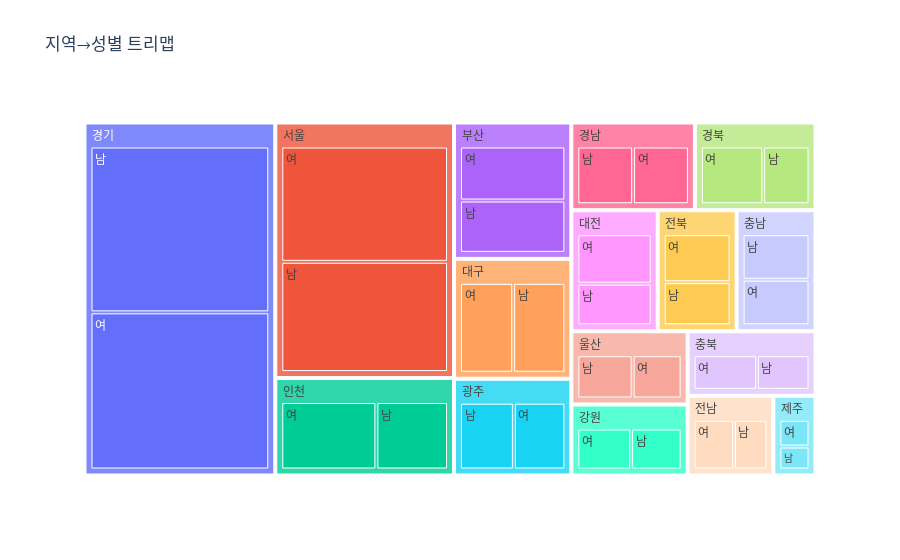

Notebook source saved alongside this figure:
### Code cell
# =========================================================
# 1️⃣ 회원 인구통계 시각화
# =========================================================
plt.figure(); df["gender"].value_counts().plot(kind="pie", autopct="%.1f%%"); plt.title("성별 비율"); plt.ylabel(""); plt.show()
plt.figure(); df["나이"].dropna().astype(int).plot(kind="hist", bins=15, density=False); plt.title("나이 분포(히스토그램)"); plt.xlabel("나이"); plt.ylabel("명"); plt.show()
plt.figure(); df["region"].value_counts().head(12).sort_values().plot(kind="barh"); plt.title("지역 상위 12"); plt.xlabel("명"); plt.show()

# Plotly 트리맵 (선택)
if HAS_PLOTLY:
    tmp = df.groupby(["region","gender"])["_id"].count().reset_index(name="cnt")
    fig = px.treemap(tmp, path=["region","gender"], values="cnt", title="지역→성별 트리맵")
    fig.show()

### Figure 1 — Plotly figure (JSON) as saved in the notebook; plotly's stock layout.template omitted (floating-point values rounded to 4 significant figures)
{"data": [{"branchvalues": "total", "domain": {"x": [0, 1], "y": [0, 1]}, "hovertemplate": "labels=%{label}<br>cnt=%{value}<br>parent=%{parent}<br>id=%{id}<extra></extra>", "ids": ["강원/남", "경기/남", "경남/남", "경북/남", "광주/남", "대구/남", "대전/남", "부산/남", "서울/남", "울산/남", "인천/남", "전남/남", "전북/남", "제주/남", "충남/남", "충북/남", "강원/여", "경기/여", "경남/여", "경북/여", "광주/여", "대구/여", "대전/여", "부산/여", "서울/여", "울산/여", "인천/여", "전남/여", "전북/여", "제주/여", "충남/여", "충북/여", "강원", "경기", "경남", "경북", "광주", "대구", "대전", "부산", "서울", "울산", "인천", "전남", "전북", "제주", "충남", "충북"], "labels": ["남", "남", "남", "남", "남", "남", "남", "남", "남", "남", "남", "남", "남", "남", "남", "남", "여", "여", "여", "여", "여", "여", "여", "여", "여", "여", "여", "여", "여", "여", "여", "여", "강원", "경기", "경남", "경북", "광주", "대구", "대전", "부산", "서울", "울산", "인천", "전남", "전북", "제주", "충남", "충북"], "name": "", "parents": ["강원", "경기", "경남", "경북", "광주", "대구", "대전", "부산", "서울", "울산", "인천", "전남", "전북", "제주", "충남", "충북", "강원", "경기", "경남", "경북", "광주", "대구", "대전", "부산", "서울", "울산", "인천", "전남", "전북", "제주", "충남", "충북", "", "", "", "", "", "", "", "", "", "", "", "", "", "", "", ""], "type": "treemap", "values": [31, 268, 42, 35, 45, 54, 37, 61, 173, 35, 58, 24, 35, 12, 37, 29, 33, 254, 42, 47, 43, 55, 44, 63, 181, 31, 77, 29, 39, 14, 37, 35, 64, 522, 84, 82, 88, 109, 81, 124, 354, 66, 135, 53, 74, 26, 74, 64]}], "layout": {"legend": {"tracegroupgap": 0}, "title": {"text": "지역→성별 트리맵"}}}
